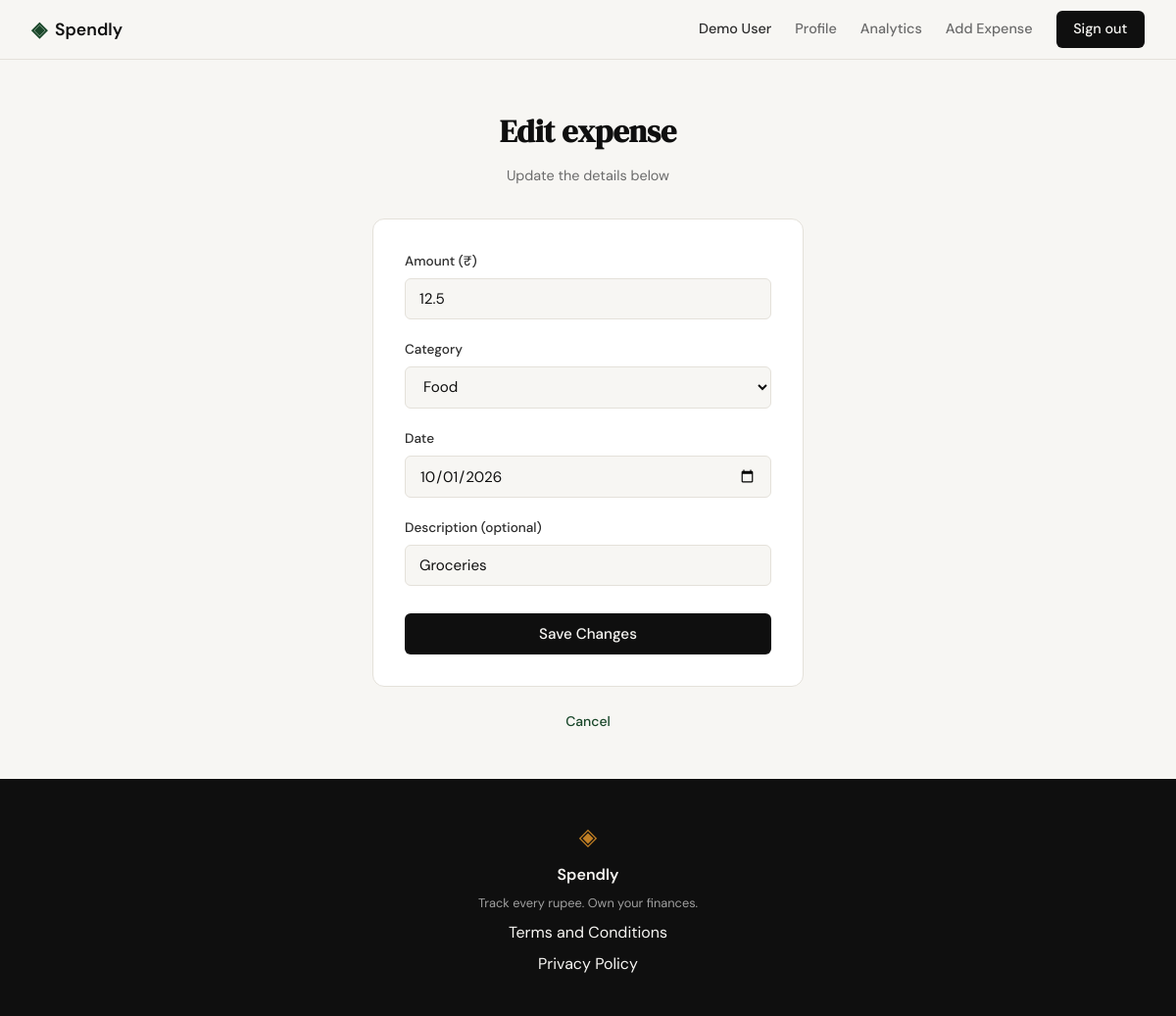
/expenses/1/edit (signed in), run on the app's committed database.
### tables this page shows
CREATE TABLE users (
                id            INTEGER PRIMARY KEY AUTOINCREMENT,
                name          TEXT NOT NULL,
                email         TEXT UNIQUE NOT NULL,
                password_hash TEXT NOT NULL,
                created_at    TEXT DEFAULT (datetime('now'))
            );

CREATE TABLE expenses (
                id          INTEGER PRIMARY KEY AUTOINCREMENT,
                user_id     INTEGER NOT NULL REFERENCES users(id),
                amount      REAL NOT NULL,
                category    TEXT NOT NULL,
                date        TEXT NOT NULL,
                description TEXT,
                created_at  TEXT DEFAULT (datetime('now'))
            );

### app.py (the view, shortened to what this page needs)
@app.route("/expenses/<int:id>/edit", methods=["GET", "POST"])
def edit_expense(id):
    user_id = session.get("user_id")
    if not user_id:
        return redirect(url_for("login"))
    if get_user_by_id(user_id) is None:
        session.clear()
        return redirect(url_for("login"))
    expense = get_expense_by_id(id, user_id)
    if expense is None:
        abort(404)
    if request.method == "GET":
        return render_template(
            "edit_expense.html",
            expense_id=id,
            categories=CATEGORIES,
            amount=expense["amount"],
            category=expense["category"],
            date=expense["date"],
            description=expense["description"],
        )

### database/db.py (called while the page is built)
def get_db():
    conn = sqlite3.connect(DB_PATH)
    conn.row_factory = sqlite3.Row
    conn.execute("PRAGMA foreign_keys = ON")
    return conn

def get_expense_by_id(expense_id, user_id):
    conn = get_db()
    try:
        row = conn.execute(
            "SELECT id, amount, category, date, description FROM expenses "
            "WHERE id = ? AND user_id = ?",
            (expense_id, user_id),
        ).fetchone()
    finally:
        conn.close()
    return dict(row) if row else None

def get_user_by_id(user_id):
    conn = get_db()
    try:
        row = conn.execute(
            "SELECT name, email, created_at FROM users WHERE id = ?",
            (user_id,),
        ).fetchone()
    finally:
        conn.close()
    if row is None:
        return None
    initials = "".join(part[0] for part in row["name"].split()[:2]).upper()
    try:
        member_since = datetime.strptime(
            row["created_at"], "%Y-%m-%d %H:%M:%S"
        ).strftime("%B %Y")
    except (TypeError, ValueError):
        member_since = "—"
    return {
        "name": row["name"],
        "email": row["email"],
        "initials": initials,
        "member_since": member_since,
    }

### templates/edit_expense.html (shortened to what this page needs)
{% extends "base.html" %}
{% block content %}
<section class="auth-section">
    <div class="auth-container">
        <div class="auth-header">
            <h1 class="auth-title">Edit expense</h1>
            <p class="auth-subtitle">Update the details below</p>
        </div>
        <div class="auth-card">
            <form method="POST" action="{{ url_for('edit_expense', id=expense_id) }}">
                <div class="form-group">
                    <label for="amount">Amount (₹)</label>
                    <input type="number" id="amount" name="amount"
                           class="form-input" placeholder="0.00"
                           step="0.01" min="0.01"
                           value="{{ amount if amount is not none else '' }}" required autofocus>
                </div>
                <div class="form-group">
                    <label for="category">Category</label>
                    <select id="category" name="category" class="form-input" required>
                        {% for option in categories %}
                        <option value="{{ option }}"{% if option == category %} selected{% endif %}>{{ option }}</option>
                        {% endfor %}
                    </select>
                </div>
                <div class="form-group">
                    <label for="date">Date</label>
                    <input type="date" id="date" name="date"
                           class="form-input" value="{{ date or '' }}" required>
                </div>
                <div class="form-group">
                    <label for="description">Description (optional)</label>
                    <input type="text" id="description" name="description"
                           class="form-input" placeholder="Lunch with friends"
                           maxlength="200" value="{{ description or '' }}">
                </div>
                <button type="submit" class="btn-submit">Save Changes</button>
            </form>
        </div>
        <p class="auth-switch">
            <a href="{{ url_for('profile') }}">Cancel</a>
        </p>
    </div>
</section>
{% endblock %}

### templates/base.html (shortened to what this page needs)
<!DOCTYPE html>
<html lang="en">
<head>
    <link rel="stylesheet" href="{{ url_for('static', filename='css/style.css') }}">
</head>
<body>
    <nav class="navbar">
        <div class="nav-inner">
            <a href="{{ url_for('landing') }}" class="nav-brand">
                <span class="brand-icon">◈</span>
                <span class="brand-name">Spendly</span>
            </a>
            <div class="nav-links">
                {% if session.get('user_id') %}
                <span class="nav-user">{{ session.get('user_name', 'Account') }}</span>
                <a href="{{ url_for('profile') }}"{% if request.endpoint == 'profile' %} class="nav-active" aria-current="page"{% endif %}>Profile</a>
                <a href="{{ url_for('analytics') }}"{% if request.endpoint == 'analytics' %} class="nav-active" aria-current="page"{% endif %}>Analytics</a>
                <a href="{{ url_for('add_expense') }}"{% if request.endpoint == 'add_expense' %} class="nav-active" aria-current="page"{% endif %}>Add Expense</a>
                <a href="{{ url_for('logout') }}" class="nav-cta">Sign out</a>
                {% else %}
                <a href="{{ url_for('login') }}">Sign in</a>
                <a href="{{ url_for('register') }}" class="nav-cta">Get started</a>
                {% endif %}
            </div>
        </div>
    </nav>
    <main class="main-content">
        {% block content %}{% endblock %}
    </main>
    <footer class="footer">
        <div class="footer-inner">
            <span class="brand-icon">◈</span>
            <span class="footer-name">Spendly</span>
            <p class="footer-copy">Track every rupee. Own your finances.</p>
            <a href="{{ url_for('terms') }}">Terms and Conditions</a>
            <a href="{{ url_for('privacy') }}">Privacy Policy</a>
        </div>
    </footer>
</body>
</html>

### static/css/style.css (style rules this page uses)
:root { --ink: #0f0f0f; --ink-soft: #2d2d2d; --ink-muted: #6b6b6b; --ink-faint: #a0a0a0; --paper: #f7f6f3; --paper-warm: #f0ede6; --paper-card: #ffffff; --accent: #1a472a; --accent-light: #e8f0eb; --accent-2: #c17f24; --accent-2-light: #fdf3e3; --danger: #c0392b; --danger-light: #fdecea; --border: #e4e1da; --border-soft: #eeebe4; --font-display: 'DM Serif Display', Georgia, serif; --font-body: 'DM Sans', system-ui, sans-serif; --max-width: 1200px; --auth-width: 440px; --radius-sm: 6px; --radius-md: 12px; --radius-lg: 20px; }
*, *::before, *::after { box-sizing: border-box; margin: 0; padding: 0; }
html { font-size: 16px; scroll-behavior: smooth; }
body { background: var(--paper); color: var(--ink); font-family: var(--font-body); font-size: 1rem; line-height: 1.6; -webkit-font-smoothing: antialiased; }
a { color: inherit; text-decoration: none; }
.navbar { position: sticky; top: 0; z-index: 100; background: var(--paper); border-bottom: 1px solid var(--border); padding: 0 2rem; }
.nav-inner { max-width: var(--max-width); margin: 0 auto; height: 60px; display: flex; align-items: center; justify-content: space-between; }
.nav-brand { display: flex; align-items: center; gap: 0.5rem; font-family: var(--font-body); font-weight: 600; font-size: 1.1rem; color: var(--ink); }
.brand-icon { color: var(--accent); font-size: 1.3rem; }
.brand-name { color: var(--ink); }
.nav-links { display: flex; align-items: center; gap: 1.5rem; font-size: 0.9rem; font-weight: 500; }
.nav-links a { color: var(--ink-muted); transition: color 0.2s; }
.nav-cta { background: var(--ink) !important; color: var(--paper) !important; padding: 0.45rem 1.1rem; border-radius: var(--radius-sm); transition: background 0.2s !important; }
.main-content { min-height: calc(100vh - 60px - 100px); }
.auth-section { min-height: calc(100vh - 60px - 100px); display: flex; align-items: center; justify-content: center; padding: 3rem 2rem; }
.auth-container { width: 100%; max-width: var(--auth-width); }
.auth-header { text-align: center; margin-bottom: 2rem; }
.auth-title { font-family: var(--font-display); font-size: 2rem; color: var(--ink); margin-bottom: 0.5rem; }
.auth-subtitle { font-size: 0.9rem; color: var(--ink-muted); }
.auth-card { background: var(--paper-card); border: 1px solid var(--border); border-radius: var(--radius-md); padding: 2rem; margin-bottom: 1.5rem; }
.form-group { margin-bottom: 1.25rem; }
.form-group label { display: block; font-size: 0.85rem; font-weight: 500; color: var(--ink-soft); margin-bottom: 0.4rem; }
.form-input { width: 100%; padding: 0.6rem 0.875rem; border: 1px solid var(--border); border-radius: var(--radius-sm); font-family: var(--font-body); font-size: 0.95rem; color: var(--ink); background: var(--paper); outline: none; transition: border-color 0.2s; }
.form-input::placeholder { color: var(--ink-faint); }
.btn-submit { width: 100%; padding: 0.7rem; background: var(--ink); color: var(--paper); border: none; border-radius: var(--radius-sm); font-family: var(--font-body); font-size: 0.95rem; font-weight: 500; cursor: pointer; transition: background 0.2s; margin-top: 0.5rem; }
.auth-switch { text-align: center; font-size: 0.875rem; color: var(--ink-muted); }
.auth-switch a { color: var(--accent); font-weight: 500; }
.footer { background: var(--ink); color: var(--paper); padding: 2.5rem 2rem; text-align: center; }
.footer-inner { display: flex; flex-direction: column; align-items: center; gap: 0.4rem; }
.footer .brand-icon { color: var(--accent-2); font-size: 1.5rem; }
.footer-name { font-weight: 600; font-size: 1rem; }
.footer-copy { font-size: 0.8rem; color: var(--ink-faint); }
.nav-user { color: var(--ink-soft); font-weight: 500; }

### data on the page
users: get "Demo User"
expenses: amount "12.5", category "Food", date "10/01/2026", description "Groceries"
